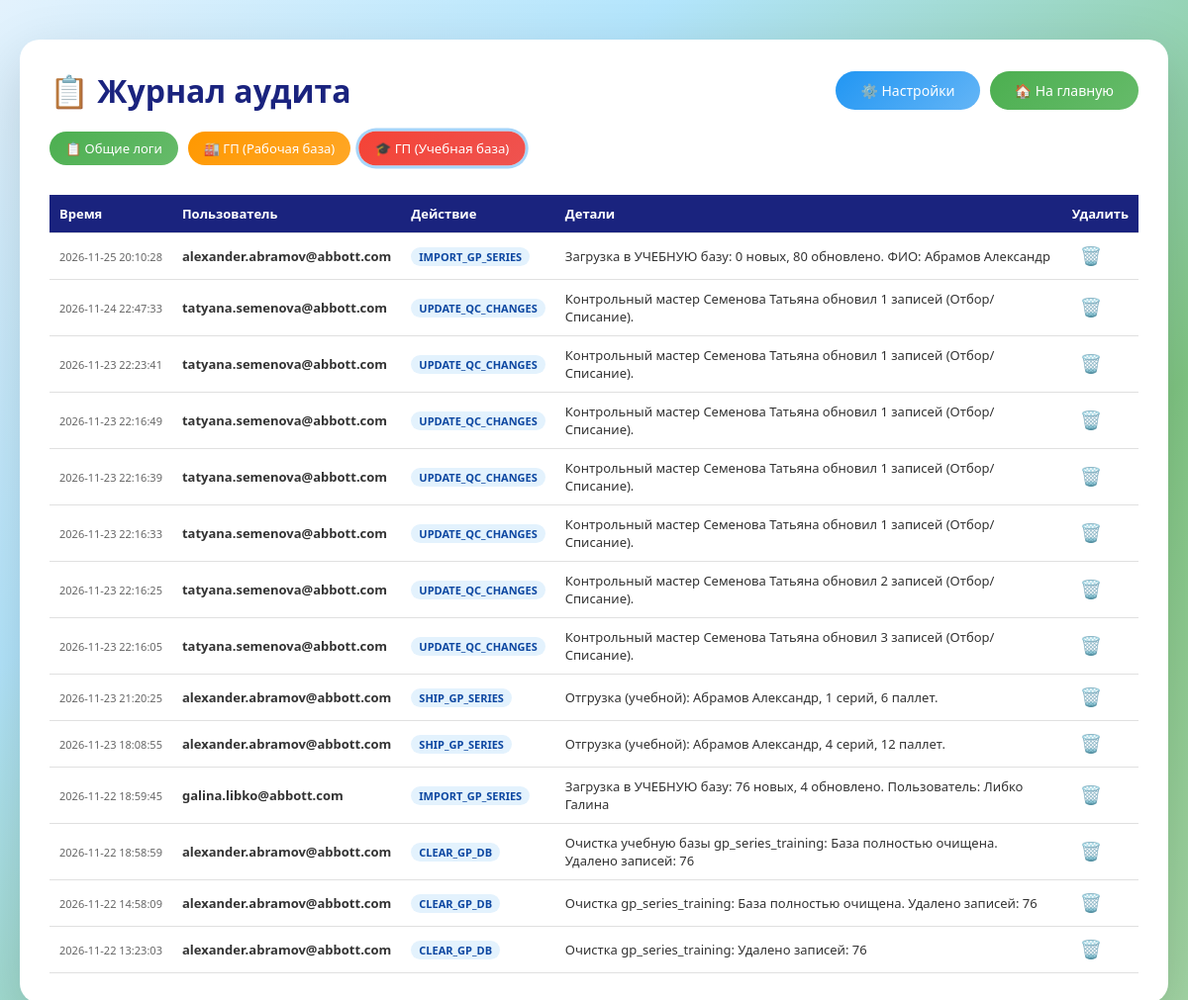
Before: /view_logs?category=gp_training (signed in) with the older database file.
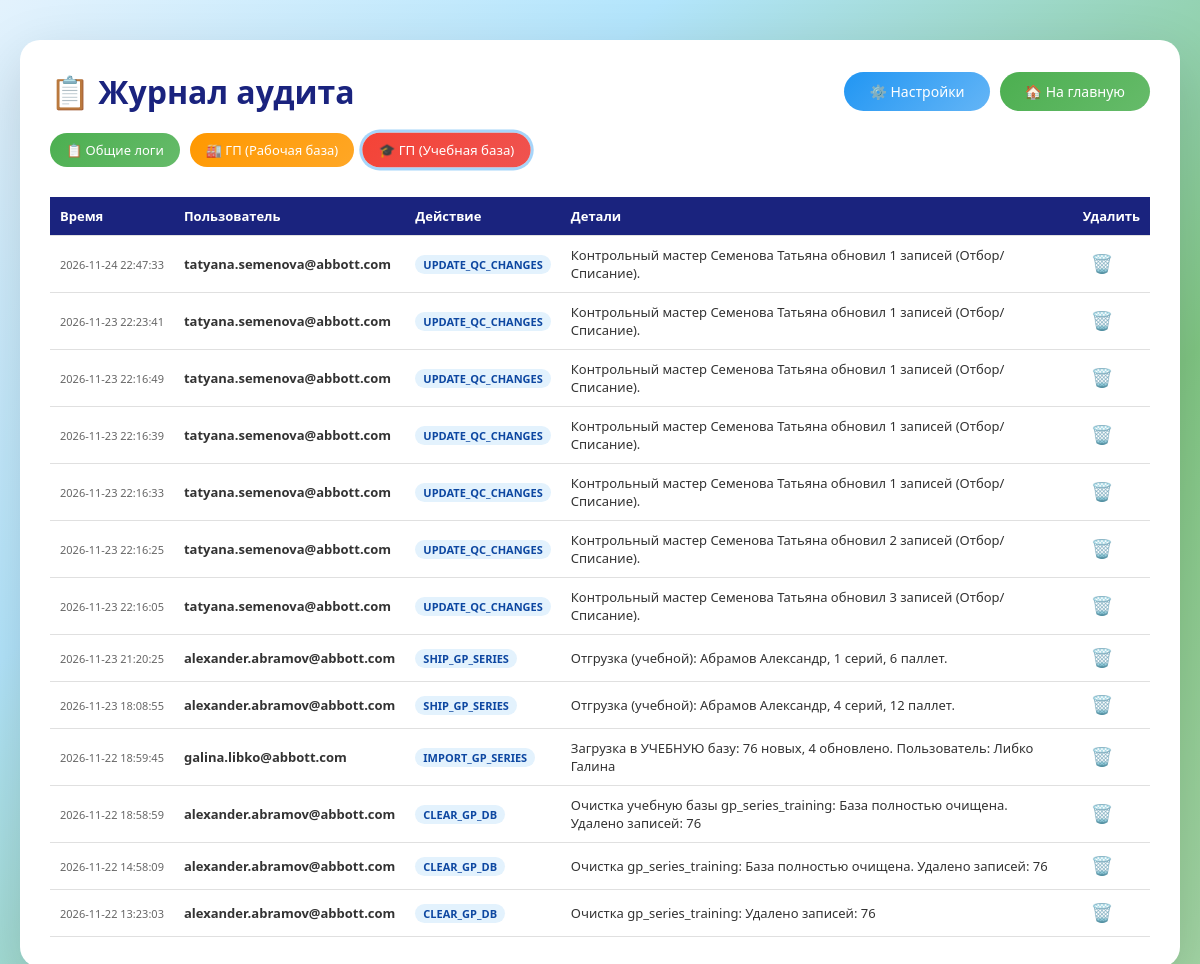
After: the same page with the newer database file.
### tables this page shows
CREATE TABLE audit_log (
                    id INTEGER PRIMARY KEY AUTOINCREMENT,
                    user_login TEXT,
                    action TEXT,
                    details TEXT,
                    timestamp TIMESTAMP DEFAULT CURRENT_TIMESTAMP
                , category TEXT DEFAULT 'other');

### app/routes/main.py (the view)
@main_bp.route('/view_logs')
@login_required
def view_logs():
    try:
        db = current_app.config.get('db')
        category = request.args.get('category', 'other')
        if category not in ['other', 'gp_working', 'gp_training']:
            category = 'other'
        logs = db.get_audit_log(500, category_filter=category)
        return render_template('view_logs.html', logs=logs, user_rights=session.get('user_rights'),
                               current_category=category)
    except Exception as e:
        print(f"Ошибка в view_logs: {e}")
        flash('Ошибка загрузки журнала аудита', 'danger')
        return redirect(url_for('main.index'))

### app/models/user_db.py (called while the page is built)
    @contextmanager
    def get_connection(self):
        conn = sqlite3.connect(self.db_file)
        conn.row_factory = sqlite3.Row
        try:
            yield conn
        finally:
            conn.close()

    def get_audit_log(self, limit=100, category_filter=None):
        with self.get_connection() as conn:
            cursor = conn.cursor()
            if category_filter:
                cursor.execute("SELECT * FROM audit_log WHERE category = ? ORDER BY timestamp DESC LIMIT ?",
                               (category_filter, limit))
            else:
                cursor.execute("SELECT * FROM audit_log ORDER BY timestamp DESC LIMIT ?", (limit,))
            return [dict(row) for row in cursor.fetchall()]

### templates/view_logs.html (shortened to what this page needs)
<!DOCTYPE html>
<html lang="ru">
<head>
<link rel="stylesheet" href="{{ url_for('static', filename='css/common.css') }}">
</head>
<body>
<div class="container">
    <h1>
        📋 Журнал аудита
        <div style="display: flex; gap: 10px;">
            <a href="/settings" class="btn btn-secondary">⚙️ Настройки</a>
            <a href="/" class="btn btn-primary">🏠 На главную</a>
        </div>
    </h1>
    <div class="filter-bar">
        <a href="{{ url_for('main.view_logs', category='other') }}"
           class="btn btn-primary {% if current_category == 'other' %}active-filter{% endif %}">
            📋 Общие логи
        </a>
        <a href="{{ url_for('main.view_logs', category='gp_working') }}"
           class="btn btn-settings {% if current_category == 'gp_working' %}active-filter{% endif %}">
            🏭 ГП (Рабочая база)
        </a>
        <a href="{{ url_for('main.view_logs', category='gp_training') }}"
           class="btn btn-danger {% if current_category == 'gp_training' %}active-filter{% endif %}">
            🎓 ГП (Учебная база)
        </a>
    </div>
    <div style="overflow-x: auto;">
        <table>
            <thead>
                <tr>
                    <th>Время</th>
                    <th>Пользователь</th>
                    <th>Действие</th>
                    <th>Детали</th>
                    {% if user_rights == 'Администратор' %}
                    <th>Удалить</th>
                    {% endif %}
                </tr>
            </thead>
            <tbody>
                {% for log in logs %}
                <tr>
                    <td class="timestamp">{{ log.timestamp }}</td>
                    <td><strong>{{ log.user_login }}</strong></td>
                    <td><span class="action-badge">{{ log.action }}</span></td>
                    <td>{{ log.details }}</td>
                    {% if user_rights == 'Администратор' %}
                    <td>
                        <form action="{{ url_for('main.delete_log', log_id=log.id, category=current_category) }}" method="POST" style="margin: 0;" onsubmit="return confirm('Удалить эту запись из журнала?');">
                            <button type="submit" class="delete-btn" title="Удалить запись">🗑️</button>
                        </form>
                    </td>
                    {% endif %}
                </tr>
                {% else %}
                <tr>
                    <td colspan="5" style="text-align: center; color: #999; padding: 20px;">Записей в этой категории пока нет.</td>
                </tr>
                {% endfor %}
            </tbody>
        </table>
    </div>
</div>
</body>
</html>

### static/css/common.css (style rules this page uses)
* { margin: 0; padding: 0; box-sizing: border-box; }
body { font-family: 'Segoe UI', Tahoma, Geneva, Verdana, sans-serif; min-height: 100vh; background: linear-gradient(135deg, #e3f2fd 0%, #b3e5fc 30%, #81c784 70%, #a5d6a7 100%); padding: 20px; color: #333; }
.btn { padding: 10px 25px; border: none; border-radius: 50px; font-size: 14px; font-weight: 500; cursor: pointer; text-decoration: none; display: inline-block; transition: all 0.3s ease; }
.btn-primary { background: linear-gradient(135deg, #4caf50, #66bb6a); color: white; }
.btn-secondary { background: linear-gradient(135deg, #2196f3, #64b5f6); color: white; }
.btn-danger { background: linear-gradient(135deg, #f44336, #ef5350); color: white; }
.btn-settings { background: linear-gradient(135deg, #ff9800, #ffa726); color: white; }

### templates/view_logs.html (style rules this page uses)
.container { max-width: 1200px; margin: 20px auto; background: white; border-radius: 20px; padding: 30px; box-shadow: 0 20px 60px rgba(0, 0, 0, 0.15); }
h1 { color: #1a237e; margin-bottom: 20px; display: flex; justify-content: space-between; align-items: center; flex-wrap: wrap; gap: 10px; }
table { width: 100%; border-collapse: collapse; font-size: 13px; margin-top: 15px; }
th, td { padding: 10px; text-align: left; border-bottom: 1px solid #e0e0e0; }
th { background: #1a237e; color: white; position: sticky; top: 0; z-index: 10; }
.delete-btn { background: none; border: none; color: #f44336; font-size: 18px; cursor: pointer; padding: 2px 8px; border-radius: 4px; transition: all 0.2s; }
.timestamp { font-size: 11px; color: #666; white-space: nowrap; }
.action-badge { display: inline-block; padding: 2px 8px; border-radius: 10px; font-size: 11px; font-weight: bold; background: #e3f2fd; color: #0d47a1; }
.filter-bar { display: flex; gap: 10px; margin-bottom: 15px; flex-wrap: wrap; }
.filter-bar .btn { font-size: 13px; padding: 8px 16px; }
.filter-bar .btn.active-filter { box-shadow: 0 0 0 3px rgba(33,150,243,0.4); transform: scale(1.02); }

Changed rows visible on the page:
no longer on this page (row edited): audit_log: timestamp "2026-11-25 20:10:28", user_login "alexander.abramov@abbott.com", action "IMPORT_GP_SERIES", details "Загрузка в УЧЕБНУЮ базу: 0 новых, 80 обновлено. ФИО: Абрамов Александр"
